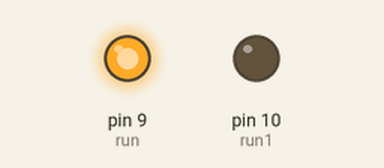
Recording of a sketch running on a simulated Arduino Uno, built with avr-gcc and run on an emulated ATmega328P. Shown: output pins drawn as LEDs (lit = HIGH).

Above: at 0.1 s.
Timing chart, 0 to 1.6 s (numbered marks = the images above):
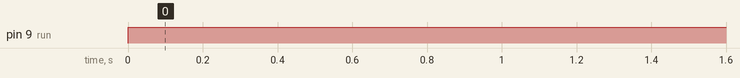

The sketch:

sketch_jan13a_copy_20230113212005.ino
```cpp
int run = 9;
int run1 = 10;
void setup() {
  // put your setup code here, to run once:
pinMode(run,OUTPUT);
pinMode(run1,OUTPUT);
}

void loop() {
  // put your main code here, to run repeatedly:
digitalWrite(run,HIGH);
digitalWrite(run1,LOW);
return 0;
}
```

Measured:
- by itself, pin 9 (run): LOW → HIGH at 0.00 s
